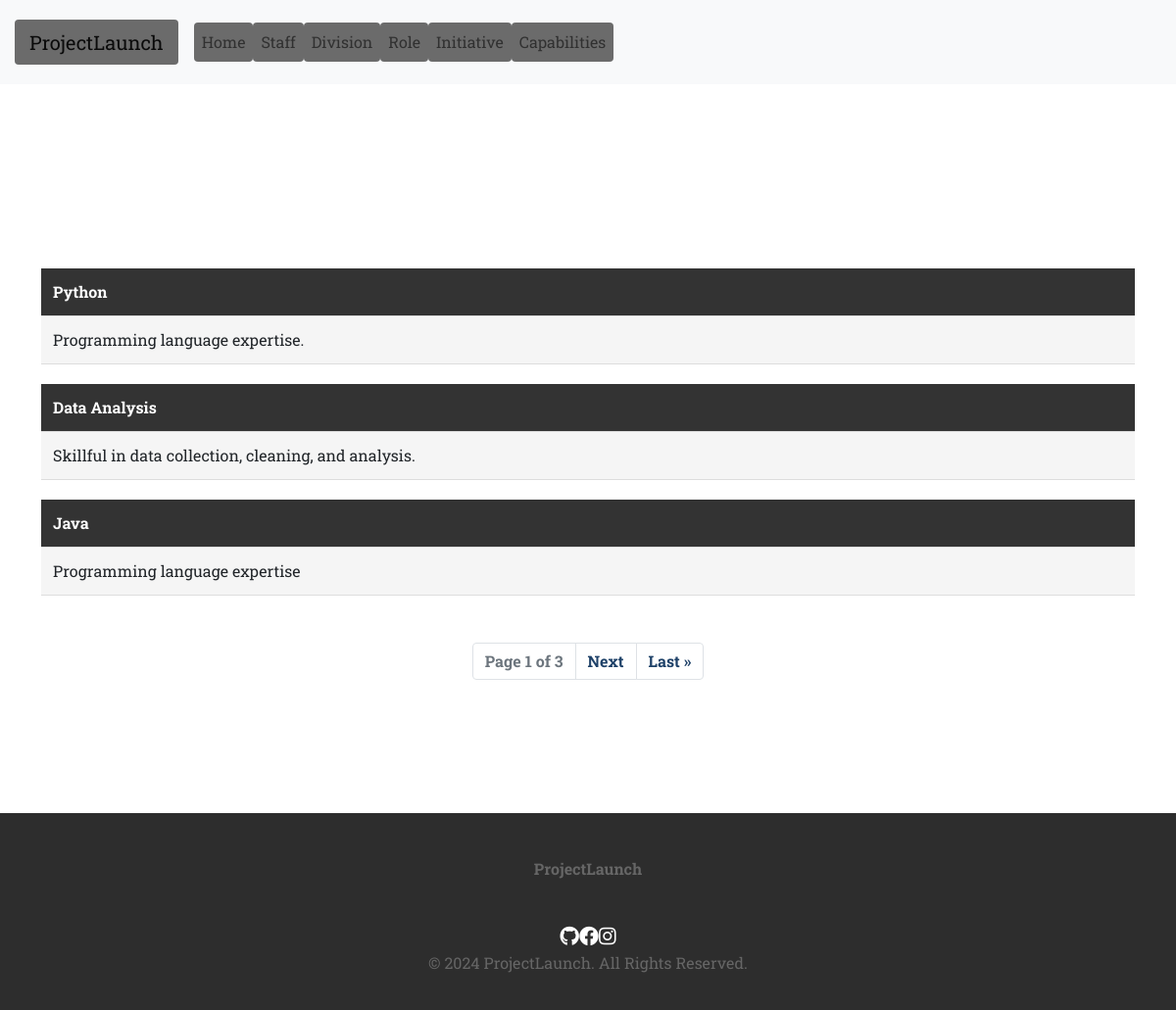
/capabilities.html, run on the app's committed database.
### myapp1/models.py (models this page shows)
class BaseTable(models.Model):
    created_at = models.DateTimeField(auto_now_add=True)
    updated_at = models.DateTimeField(auto_now=True)
    class Meta:
        abstract = True

class CapabilityTable(BaseTable):
    name = models.CharField(max_length=255)
    description = models.TextField(null=True, blank=True)
    def __str__(self):
        return self.name

### myapp1/views.py (the view)
# urls.py: path('capabilities.html', views.capability_view, name='capabilities'),
def capability_view(request):
    all_capabilities = CapabilityTable.objects.all()
    p = Paginator(all_capabilities, 3)
    page = request.GET.get('page')
    capability_list = p.get_page(page)
    return render(request, 'capabilities.html', {'capability': capability_list})  # Context variable renamed

### myapp1/templates/capabilities.html (shortened to what this page needs)
{% extends 'base.html' %}
{% load static %}
    {% block content %}
    {% include 'includes/header.html' %}
        <div class="container"><br/><br/>
            {% for indiv in capability %}
            <table>
                <tr>
                    <th>{{ indiv }}</th>
                </tr>
                <tr>
                    <td>{{ indiv.description }}</td>
                </tr>
            </table>
            {% endfor %}
        </div>
        <br><br>
        <nav aria-label="Page navigation example">
            <ul class="pagination justify-content-center">
            <li class="page-item disabled"><a class="page-link">Page {{ capability.number }} of {{ capability.paginator.num_pages }}</a></li>
            {% if capability.has_next %}
            <li class="page-item"><a class="page-link" href="?page={{ capability.next_page_number }}">Next</a></li>
            <li class="page-item"><a class="page-link" href="?page={{ capability.paginator.num_pages }}">Last &raquo</a></li>
            {% endif %}
            </ul>
        </nav>
    {% include 'includes/footer.html' %}
    {% endblock %}

### myapp1/static/css/style.css (style rules this page uses)
* { margin: 0; padding: 0; box-sizing: border-box; font-family: 'Roboto Slab', sans-serif; }
body { background-image: url('../images/background.jpg'); background-size: cover; background-position: center; background-attachment: fixed; height: 100vh; margin: 0; padding: 0; }
table { width: 100%; border-collapse: collapse; margin-top: 20px; border-radius: 8px; }
th, td { padding: 12px; text-align: left; border-bottom: 1px solid #ddd; background-color: #f5f5f5; }
th { background-color: #333; color: #fff; }
.page-link { text-decoration: none; color: #1e4168; font-weight: bold; transition: color 0.3s ease-in-out; }

### data on the page
CapabilityTable: name "Python", description "Programming language expertise."
CapabilityTable: name "Data Analysis", description "Skillful in data collection, cleaning, and analysis."
CapabilityTable: name "Java", description "Programming language expertise"

### other printed values
{{ capability.number }} "1"
{{ capability.paginator.num_pages }} "3"
